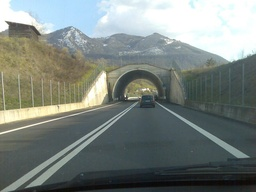
#> input picture HW4_Houhg/lane.jpg, 256 x 192 px, shrunk from 800 x 600 before the run, found by its file name
$ jupyter execute Hough.ipynb
#> lines starting #> are read from the running program, lines starting #| are printed output that depends on the picture; after the words box and inside, x2 and y2 are one past the last pixel; in counts of white or black regions, pixels touching at a corner belong together
[cell 1]
import cv2
import google.colab.patches as colab
import numpy as np


in_image = cv2.imread("/content/drive/MyDrive/Colab Notebooks/HW4_Houhg/lane.jpg",0) #結尾給0，為了讓圖片輸出灰色
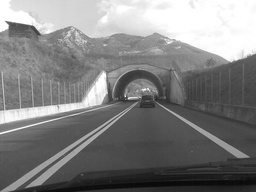
#> in_image: shape (192, 256); min 7, max 255, mean 128.2
print('After USE Canny edge_Image:')
colab.cv2_imshow(in_image) #show image

[cell 2]
from google.colab import drive
drive.mount('/content/drive')

Use Canny to find Image edge

[cell 3]
edge_mat = cv2.Canny(in_image,100, 200) #Use Canny to find edge
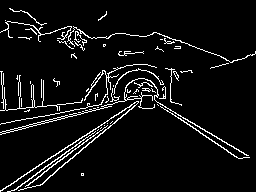
#> edge_mat: shape (192, 256); 6.3% white in thin lines or dots
colab.cv2_imshow(edge_mat)

將hough Algorithm的參數放上，theta以及rho值

*

[cell 4]
#量化theta的值，換成徑度來算
thetas = list(range(-90,91)) #從-90到90度
thetas = np.asarray(thetas) #轉換成array
thetas = np.deg2rad(thetas) #轉換成弧度

#量化rho的值
rows, cols = edge_mat.shape #讀取edge_mat的照片像素
#> rows = 192; cols = 256

# 計算rho的最大值 （講義上的rho range）
rho_max = np.ceil(np.sqrt(rows**2 + cols**2)) #√(𝑤^2+ℎ^2)
#> rho_max = 320
rho_max = int(rho_max)
rhos = list(range(-1*rho_max, rho_max+1))   #𝝆 range: [−√(𝑤^2+ℎ^2 ),+√(𝑤^2+ℎ^2 )]
#> rhos = 641 values from -320 to 320
rhos = np.asarray(rhos)

建立票箱，並將其初始化

[cell 5]
v_rho = len(rhos)
#> v_rho = 641
v_theta = len(thetas)
#（dtype=np.uint16值的範圍為 0 到 65535）
vote_box = np.zeros((v_rho, v_theta), dtype=np.uint16)

對edge_mat來找邊緣投票

[cell 6]
for r in range(rows):
  for c in range(cols):
    if edge_mat[r, c] == 0: #亮度為0，不是邊緣 直接跳過
      continue
    #取得x,y的位置
    x, y = c, r

    # 針對每個邊緣點計算所有可能的(rho,theta)
    for theta_idx in range(v_theta):

      #計算rho值，𝑥∙cos𝜽 +𝑦∙sin𝜽=𝝆
      theta = thetas[theta_idx]
      rho = int(x * np.cos(theta) + y * np.sin(theta))

      # 投票進票箱(rho,theta)
      rho_idx = rho + rho_max
      #increase the bins A(𝝆_𝒊,𝜽_𝒊 ) by one
      vote_box[rho_idx, theta_idx] = vote_box[rho_idx, theta_idx] + 1 #𝐴(𝝆_𝒊,𝜽_𝒊 )=𝐴(𝝆_𝒊,𝜽_𝒊 )+1
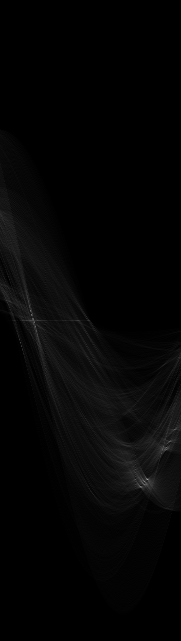
#> vote_box: shape (641, 181) uint16; min 0, max 167, mean 4.8

找到最大的六個值，畫上原圖

[cell 7]
Hough_image = cv2.imread("/content/drive/MyDrive/Colab Notebooks/HW4_Houhg/lane.jpg")
#> Hough_image is the input picture: shape (192, 256, 3); mean B, G, R 126.6, 131.2, 123

# 找出最大的六個值
n_top = 6  # 只找票數最高的 6 條直線

# 找到票箱中票數最高的n個值
top_indices = np.argsort(vote_box.flatten())[-n_top:]  # 找到票數最高的前n_top值

# 轉換為 (rho_idx, theta_idx)
top_rho_theta_indices = np.unravel_index(top_indices, vote_box.shape)

# 繪製對應的直線
for rho_idx, theta_idx in zip(top_rho_theta_indices[0], top_rho_theta_indices[1]):
    # 獲取 rho 和 theta
    rho = rhos[rho_idx]
    theta = thetas[theta_idx]

    # 計算直線的兩個端點
    x1 = int(rho * np.cos(theta) - 1000 * np.sin(theta))  # 點1的x座標
    y1 = int(rho * np.sin(theta) + 1000 * np.cos(theta))  # 點1的y座標
    x2 = int(rho * np.cos(theta) + 1000 * np.sin(theta))  # 點2的x座標
    y2 = int(rho * np.sin(theta) - 1000 * np.cos(theta))  # 點2的y座標

    # 繪製直線（紅色）
    cv2.line(Hough_image, (x1, y1), (x2, y2), (0, 0, 255), 2)
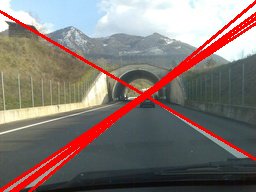
#> Hough_image: shape (192, 256, 3); 7.93% of pixels changed, all inside (x1, y1, x2, y2) = (0, 0, 256, 192)

# 顯示結果
colab.cv2_imshow(Hough_image)
